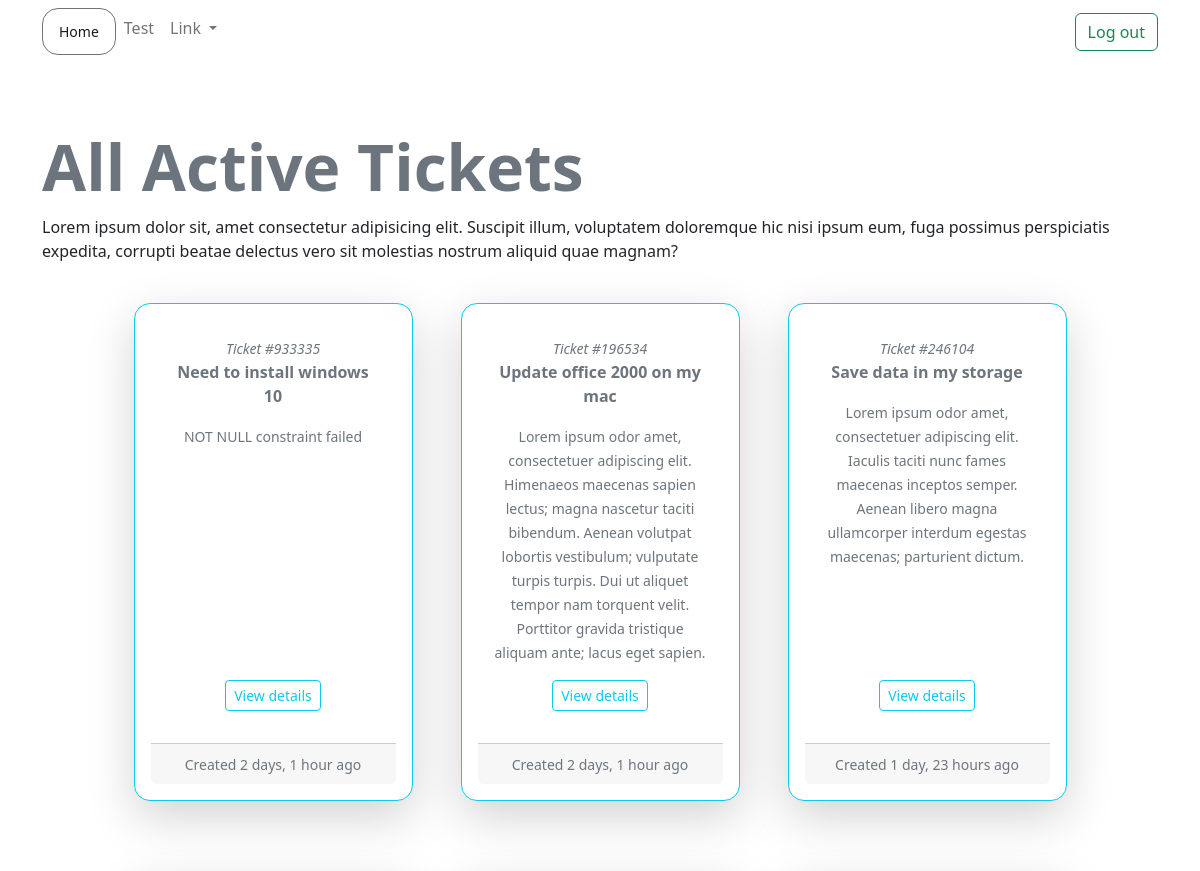
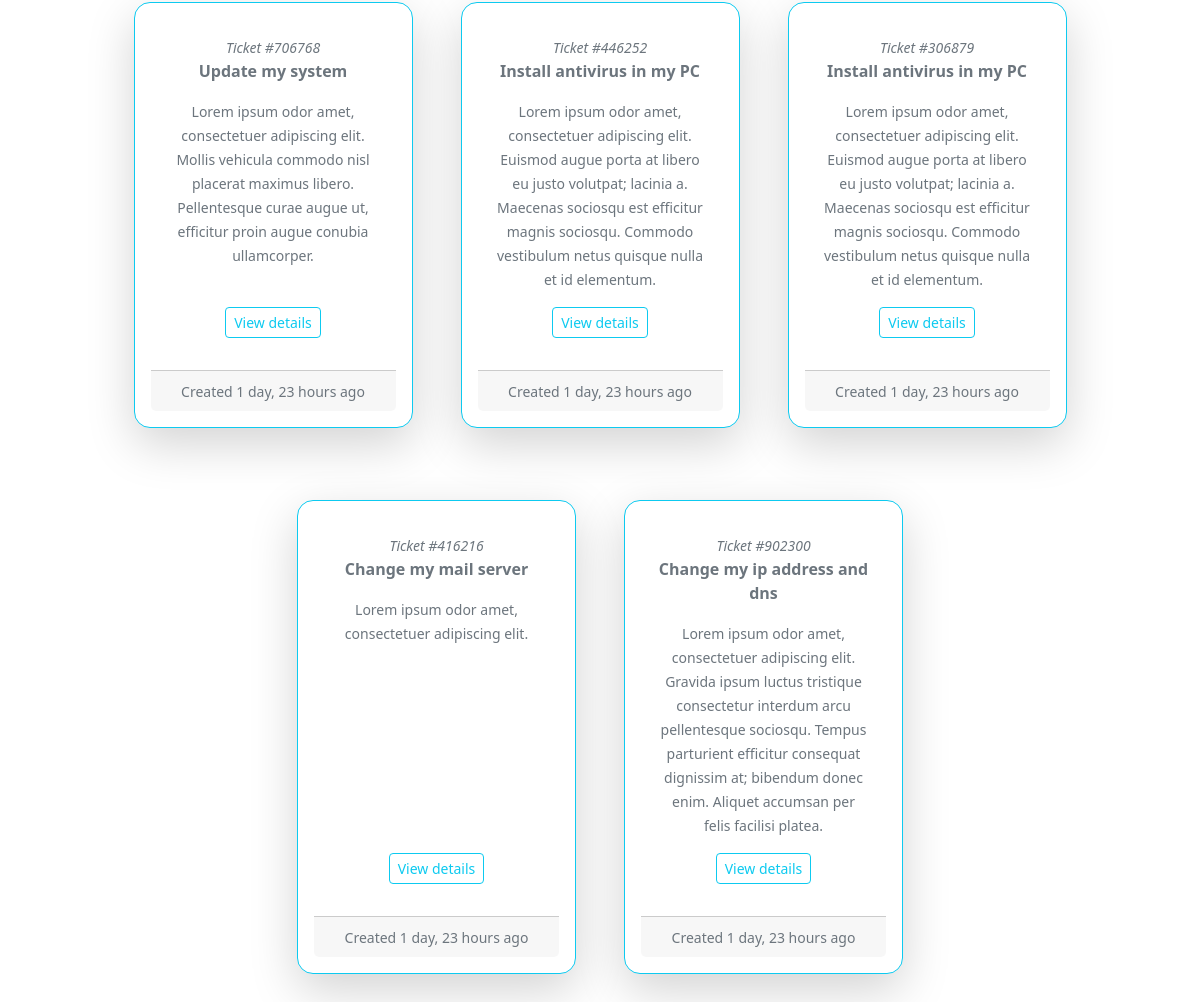
The page /ticket/all-active-tickets/ on the database as committed earlier (2 pictures, top to bottom).
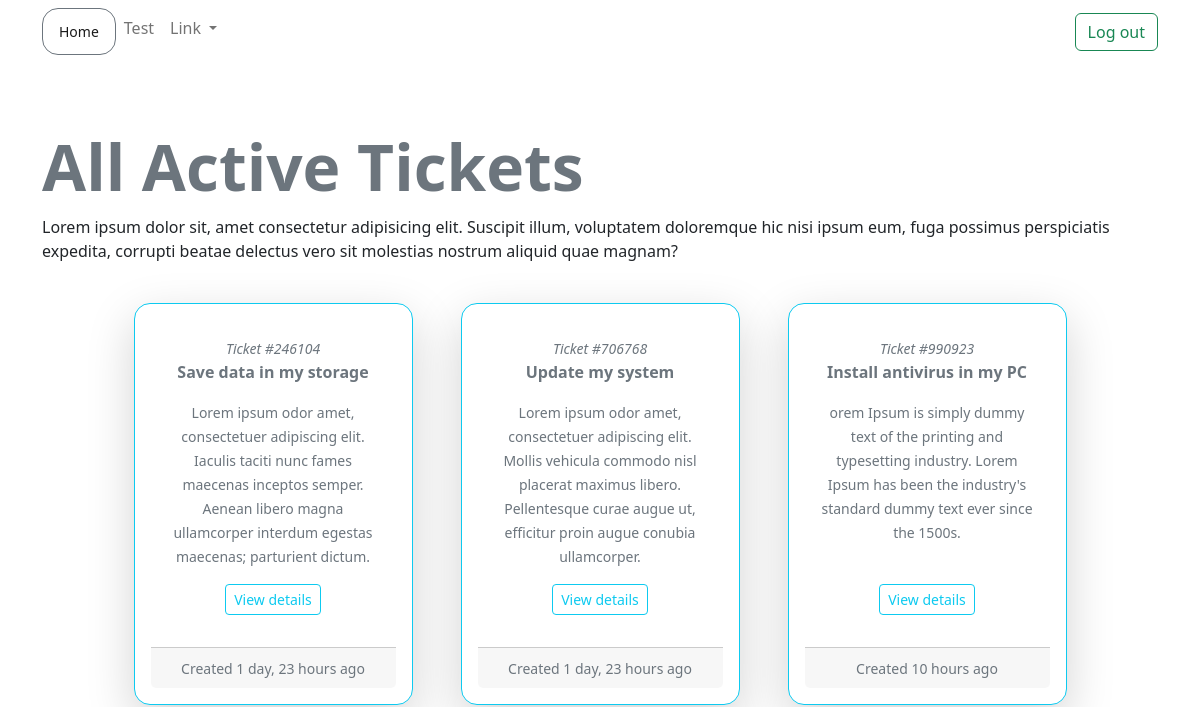
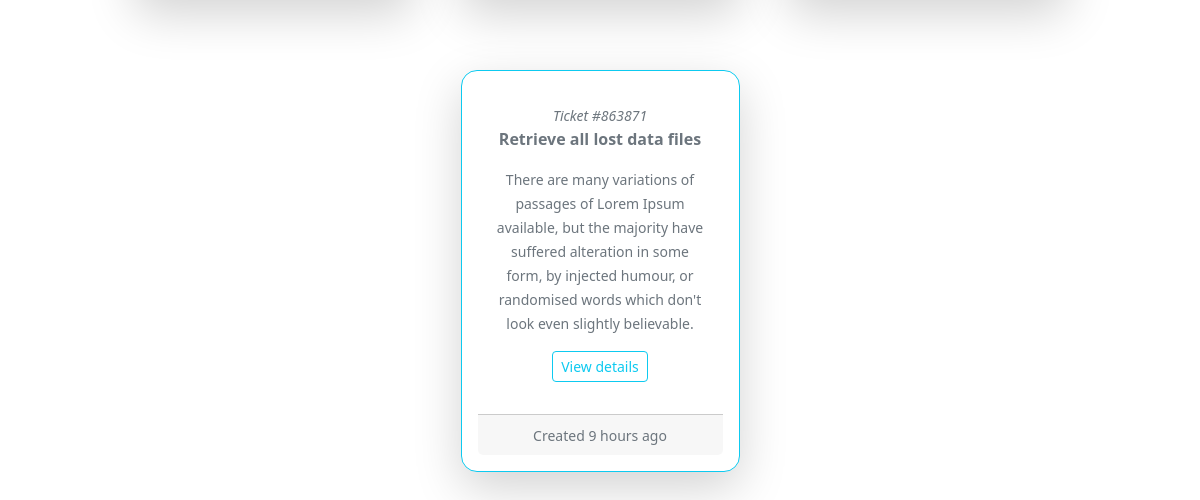
The same page on the database as committed later (2 pictures, top to bottom).
### ticket/models.py (models this page shows)
class Ticket(models.Model):
    customer = models.ForeignKey(User, on_delete=models.CASCADE)
    engineer = models.ForeignKey(User, on_delete=models.DO_NOTHING, null=True, blank=True, related_name='engineer')
    ticket_id = models.CharField(max_length=15, unique=True)
    ticket_title = models.CharField(max_length=50)
    ticket_description = models.TextField()
    status = models.CharField(max_length=20, choices=(('Active', 'Active'),('Pending', 'Pending'), ('Resolved','Resolved')))
    created_on = models.DateTimeField(auto_now_add=True)
    last_modified = models.DateTimeField(auto_now=True)
    is_resolved = models.BooleanField(default=False)
    severity = models.CharField(max_length=5, choices=(('A', 'A'), ('B', 'B')), default='B')
    is_assigned_to_engineer = models.BooleanField(default=False)

### ticket/views.py (the view)
# urls.py: path('all-active-tickets/', views.all_active_tickets, name='all-active-tickets'),
def all_active_tickets(request):
    tickets = Ticket.objects.filter(is_resolved =  False)
    context = {'tickets': tickets}
    return render(request, 'ticket/all_active_tickets.html', context)

### templates/ticket/all_active_tickets.html (shortened to what this page needs)
{% extends 'base.html'%} {% load humanize %} {% block content%}
<h1 class="display-3 fw-bold lh-1 mb-3 text-secondary">All Active Tickets</h1>
<p>
    Lorem ipsum dolor sit, amet consectetur adipisicing elit. Suscipit illum,
    voluptatem doloremque hic nisi ipsum eum, fuga possimus perspiciatis
    expedita, corrupti beatae delectus vero sit molestias nostrum aliquid quae
    magnam?
</p>
<div class="d-flex flex-wrap justify-content-center">
    {% for ticket in tickets %}
    <div
        class="card border-info rounded-4 text-center w-25 p-1 m-4 shadow-lg p-3 mb-5 bg-white rounded"
    >
        <div class="card-body">
            <p class="card-text text-muted">
                <small> <i>Ticket #{{ticket.ticket_id}} </small></i>
                <br />
                <b> {{ticket.ticket_title}} </b>
            </p>
            <p class="card-text text-muted">
                <small> {{ticket.ticket_description}} </small>
            </p>
        </div>
        <div class="mb-2">
            <a
                href="{% url 'ticket-details' ticket.ticket_id %}"
                class="btn btn-outline-info btn-sm"
                >View details</a
            >
        </div>
        <br />
        <div class="card-footer text-muted">
            <small> Created {{ticket.created_on|naturaltime}} </small>
        </div>
    </div>
    {% endfor %}
</div>
{%endblock content%}

Rows that differ between the two databases and show on the page:
removed Ticket: ticket_id "933335", ticket_title "Need to install windows 10", ticket_description "NOT NULL constraint failed", created_on "2 days, 1 hour ago"
removed Ticket: ticket_id "196534", ticket_title "Update office 2000 on my mac", ticket_description "Lorem ipsum odor amet, consectetuer adipiscing elit. Himenaeos maecenas sapien lectus; magna nascetur taciti bibendum. Aenean volutpat lobortis vestibulum; vulputate turpis turpis. Dui ut aliquet tempor nam torquent velit. Porttitor gravida tristique aliquam ante; lacus eget sapien.", created_on "2 days, 1 hour ago"
removed Ticket: ticket_id "446252", ticket_title "Install antivirus in my PC", ticket_description "Lorem ipsum odor amet, consectetuer adipiscing elit. Euismod augue porta at libero eu justo volutpat; lacinia a. Maecenas sociosqu est efficitur magnis sociosqu. Commodo vestibulum netus quisque nulla et id elementum.", created_on "1 day, 23 hours ago"
removed Ticket: ticket_id "306879", ticket_title "Install antivirus in my PC", ticket_description "Lorem ipsum odor amet, consectetuer adipiscing elit. Euismod augue porta at libero eu justo volutpat; lacinia a. Maecenas sociosqu est efficitur magnis sociosqu. Commodo vestibulum netus quisque nulla et id elementum.", created_on "1 day, 23 hours ago"
removed Ticket: ticket_id "416216", ticket_title "Change my mail server", ticket_description "Lorem ipsum odor amet, consectetuer adipiscing elit.", created_on "1 day, 23 hours ago"
removed Ticket: ticket_id "902300", ticket_title "Change my ip address and dns", ticket_description "Lorem ipsum odor amet, consectetuer adipiscing elit. Gravida ipsum luctus tristique consectetur interdum arcu pellentesque sociosqu. Tempus parturient efficitur consequat dignissim at; bibendum donec enim. Aliquet accumsan per felis facilisi platea.", created_on "1 day, 23 hours ago"
added Ticket: ticket_id "990923", ticket_title "Install antivirus in my PC", ticket_description "orem Ipsum is simply dummy text of the printing and typesetting industry. Lorem Ipsum has been the industry's standard dummy text ever since the 1500s.", created_on "10 hours ago"
added Ticket: ticket_id "863871", ticket_title "Retrieve all lost data files", ticket_description "There are many variations of passages of Lorem Ipsum available, but the majority have suffered alteration in some form, by injected humour, or randomised words which don't look even slightly believable.", created_on "9 hours ago"
